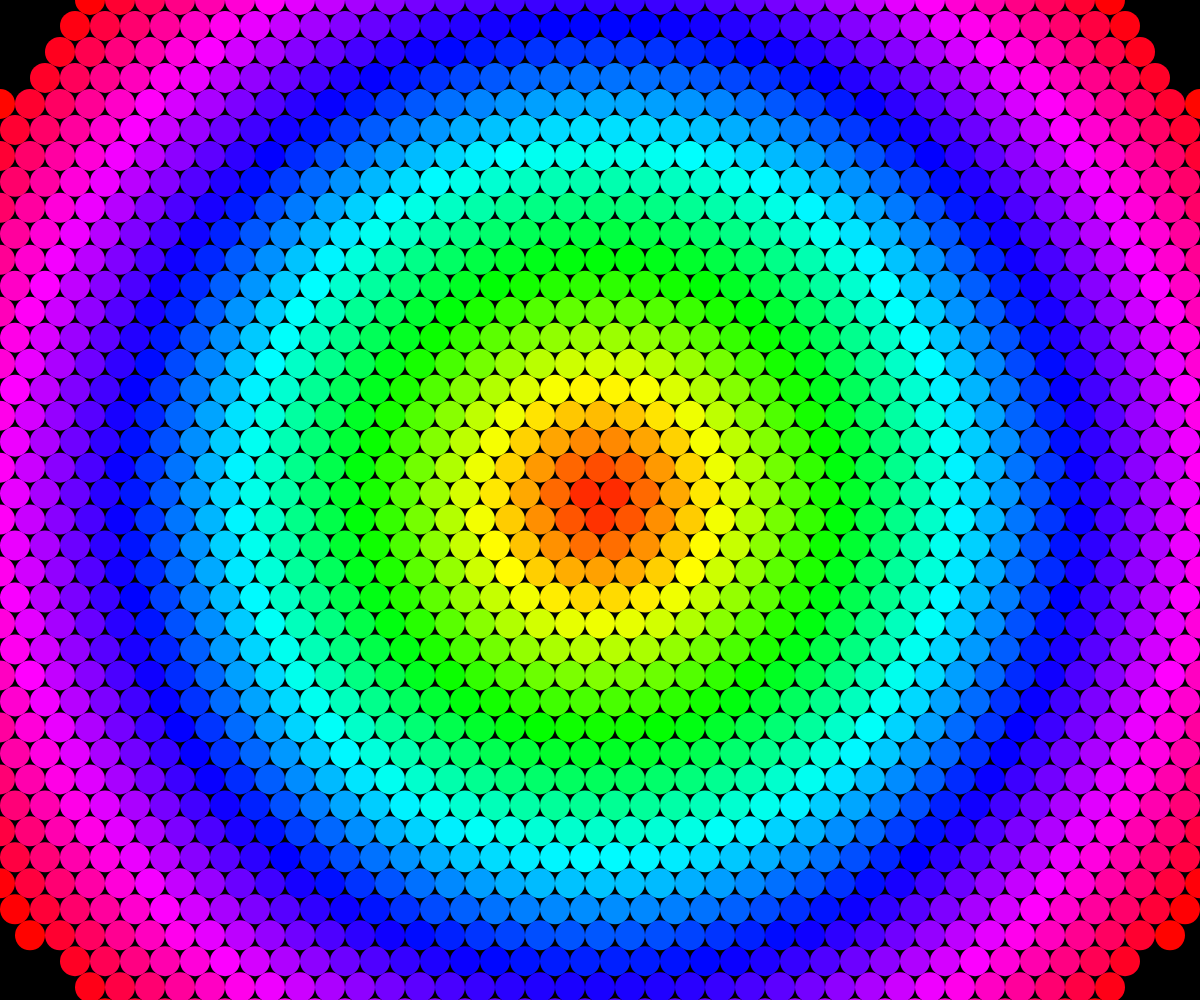
Frame 1 (no input)
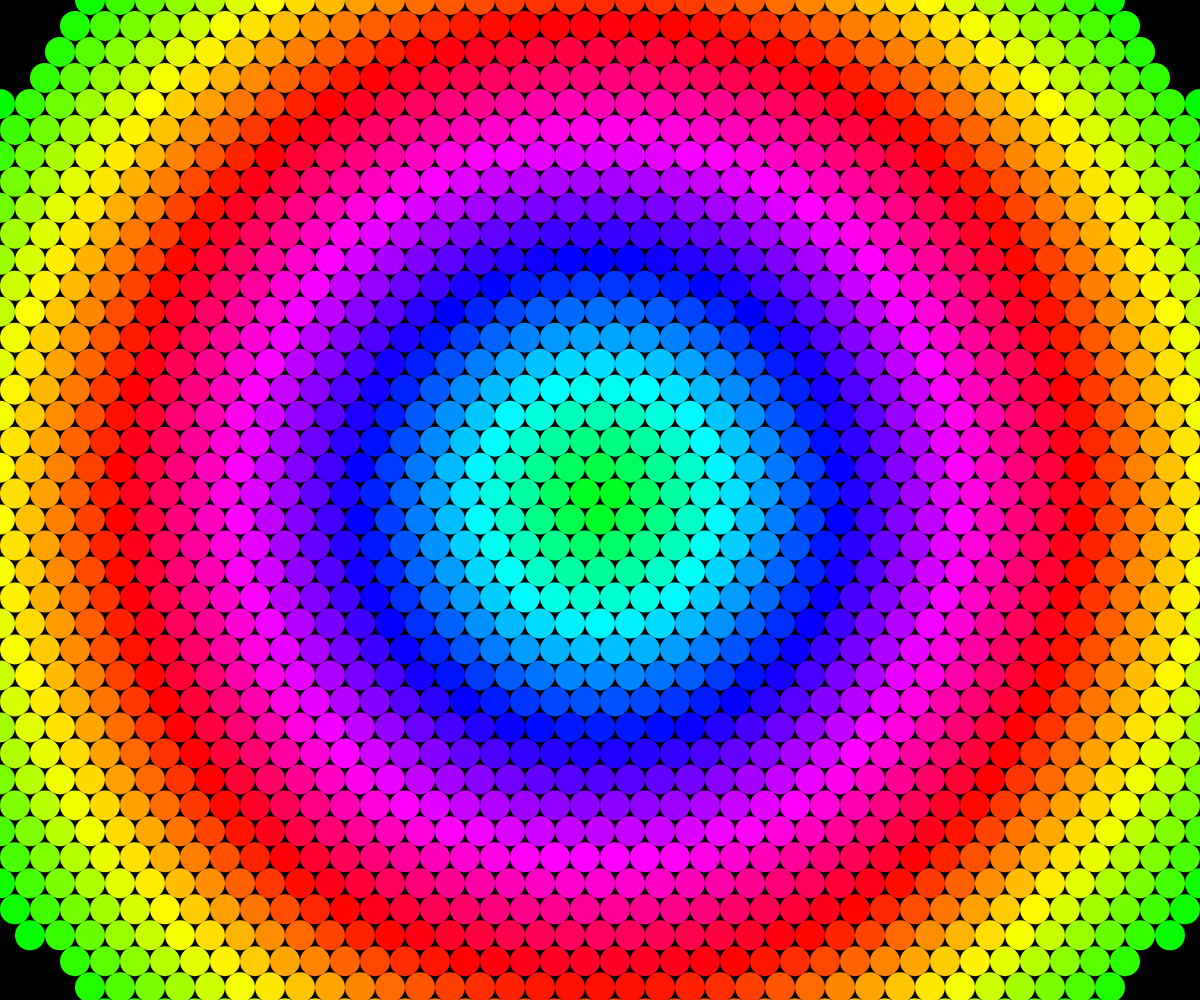
Frame 60 (no input)
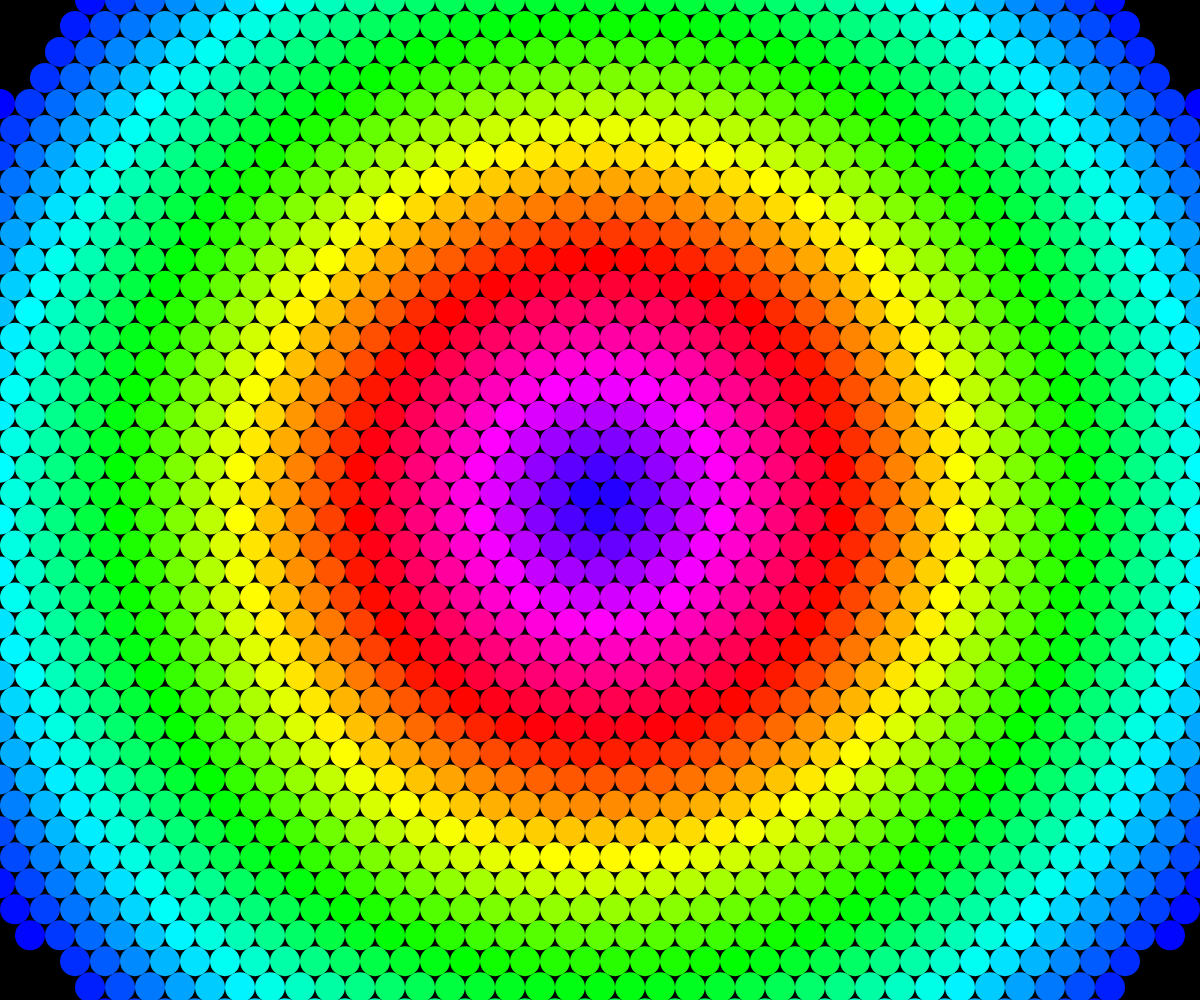
Frame 120 (the mouse pressed at the canvas centre since frame 60)

The p5.js sketch that drew these frames (run headless with seeded random() and noise() and a simulated clock; from frame 60 on, the mouse is pressed at the canvas centre):

// p5.js sketch
// ── sketch.js
 function setup() {
  createCanvas(windowWidth, windowHeight);
  colorMode(HSB, 360, 100, 100);
  noStroke();
}

function draw() {
  background(0);
  
  // 圓形的直徑和半徑
  let circleSize = 30;
  let radius = circleSize / 2;
  
  // 區域的中心
  let centerX = width / 2;
  let centerY = height / 2;
  let fillRadius = max(width, height) * 0.6;
  
  // 用六邊形堆積方式排列圓形（更緊密）
  let yOffset = 0;
  for(let y = 0; y < height + circleSize; y += circleSize * 0.866) {
    let xOffset = (yOffset % 2) * (circleSize / 2);
    
    for(let x = -circleSize; x < width + circleSize; x += circleSize) {
      let currentX = x + xOffset;
      let currentY = y;
      
      // 計算到中心的距離
      let dist = sqrt(sq(currentX - centerX) + sq(currentY - centerY));
      
      // 只在填充範圍內繪製圓形
      if(dist < fillRadius) {
        // 色相基於位置和時間滾動
        let hue = (dist * 0.5 + frameCount * 2) % 360;
        fill(hue, 100, 100);
        
        circle(currentX, currentY, circleSize);
      }
    }
    
    yOffset++;
  }
}

function windowResized() {
  resizeCanvas(windowWidth, windowHeight);
}
